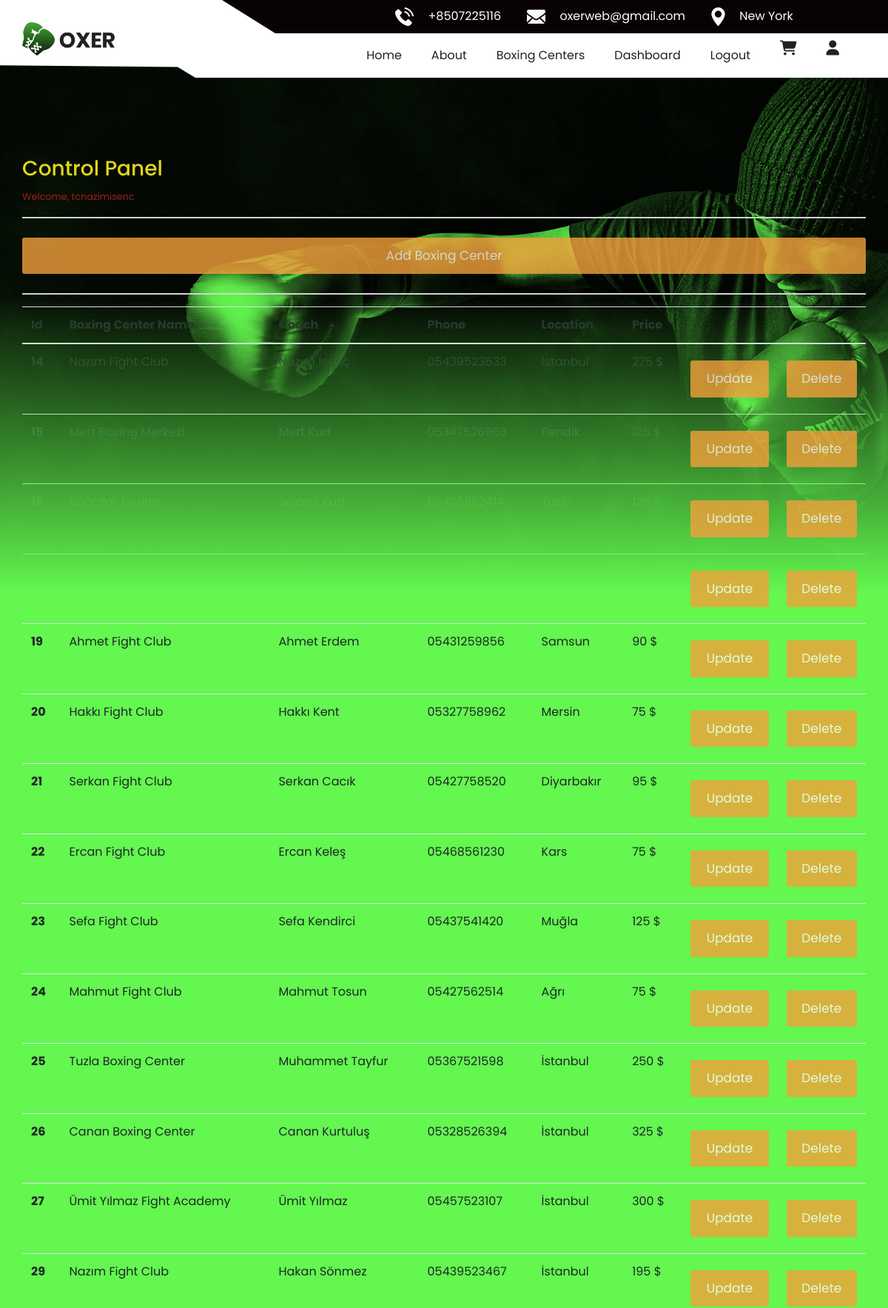
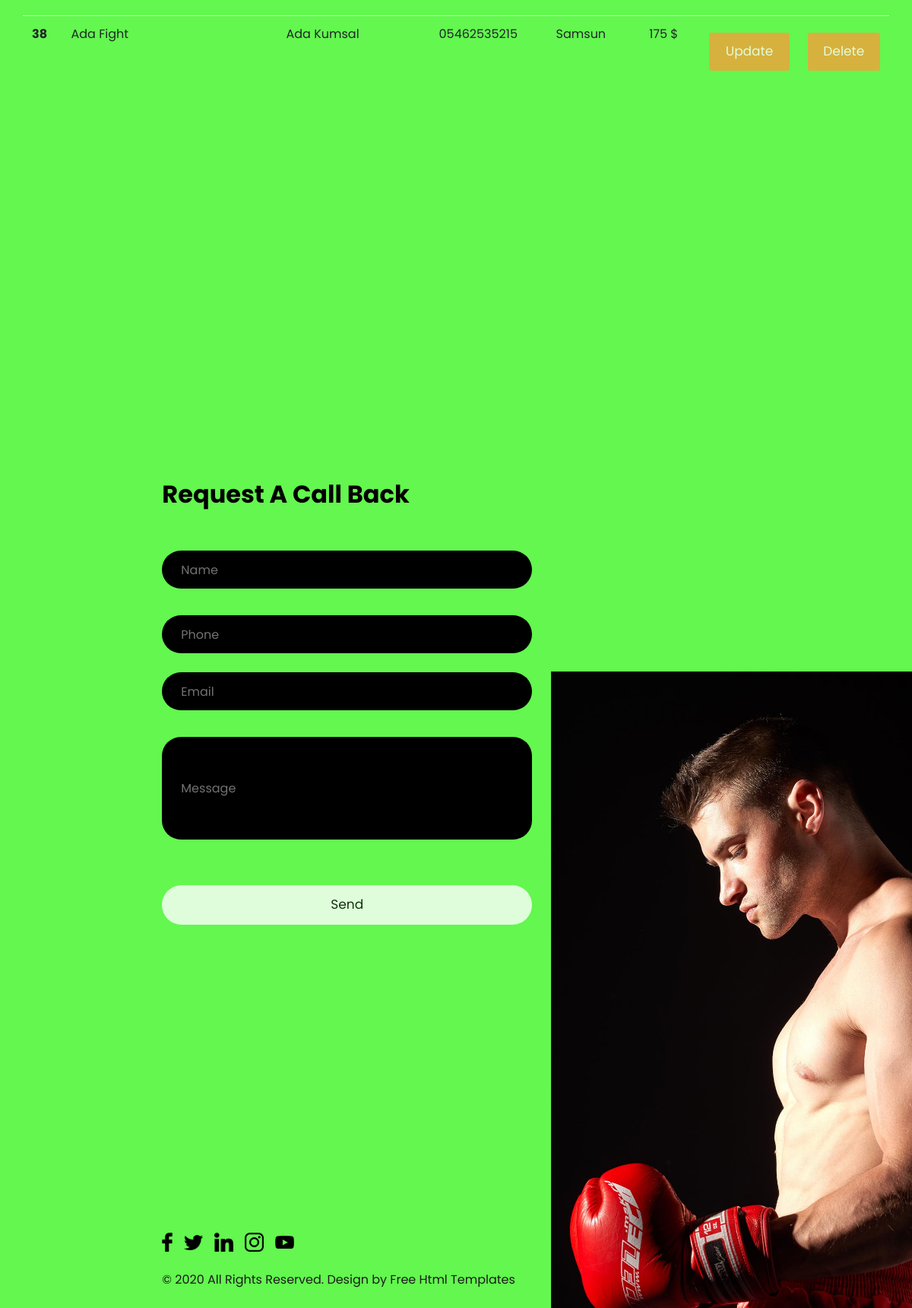
/dashboard (signed in), run on the app's committed database (2 pictures, top to bottom).
### website/models.py (models this page shows)
class Classes(db.Model):
    id = db.Column(db.Integer, primary_key=True)
    centername = db.Column(db.Text)
    coachname = db.Column(db.Text)
    phone = db.Column(db.Text)
    location = db.Column(db.Text)
    price = db.Column(db.Integer)
    aboutcoach = db.Column(db.Text)
    admin = db.Column(db.Text)

### website/views.py (the view)
@views.route("/dashboard")
@login_required
def dashboard():
    result = db.session.query(Classes).filter_by(admin=session["username"]).all()
    if result:
        classes = db.session.query(Classes).filter_by(admin=session["username"]).all()
        return render_template("dashboard.html",classes = classes)
    else:
        return render_template("dashboard.html")

### website/templates/dashboard.html
{% extends "layout.html" %}
{% block body %}
<div class="container">
    <br>
    <br>
    <br>
    <h3>Control Panel</h3>
    <small>Welcome, {{session["username"]}}</small>
    <hr>
    <a href="/addboxingcenter" class="btn btn-danger">Add Boxing Center</a>
    <hr>
    {% if classes %}
<table class="table table-hover">
    <thead>
      <tr>
        <th scope="col">Id</th>
        <th scope="col">Boxing Center Name</th>
        <th scope="col">Coach</th>
        <th scope="col">Phone</th>
        <th scope="col">Location</th>
        <th scope="col">Price</th>
        <th scope="col"></th>
        <th scope="col"></th>
      </tr>
    </thead>
    <tbody>
      {% for class in classes %}
      <tr>
        <th scope="row">{{class.id}}</th>
        <td>{{class.centername}}</td>
        <td>{{class.coachname}}</td>
        <td>{{class.phone}}</td>
        <td>{{class.location}}</td>
        <td>{{class.price}} $</td>
        <td><a href="/edit/{{class.id}}" class = "btn btn-danger">Update</a></td>
        <td><a href="/delete/{{class.id}}" class = "btn btn-danger">Delete</a></td>
      </tr>
      {% endfor %}
    </tbody>
  </table>
{% else %}
<div class="alert alert-danger">You have not Boxing Center yet!</div>
{% endif %}
</div>
{% endblock %}

### website/templates/layout.html (shortened to what this page needs)
<!DOCTYPE html>
<html>
<head>
  <link rel="stylesheet" type="text/css" href="https://cdnjs.cloudflare.com/ajax/libs/OwlCarousel2/2.3.4/assets/owl.carousel.min.css" />
  <link rel="stylesheet" type="text/css" href="/static/css/bootstrap.css" />
  <link rel="stylesheet" href="https://maxcdn.bootstrapcdn.com/bootstrap/4.0.0-alpha.6/css/bootstrap.min.css">
  <link href="/static/css/style.css" rel="stylesheet" />
  <link href="/static/css/responsive.css" rel="stylesheet" />
  <link rel="stylesheet" href="https://cdnjs.cloudflare.com/ajax/libs/font-awesome/6.2.1/css/all.min.css"
 />
</head>
<body>
  <div class="hero_area">
    <header class="header_section">
      <div class="container">
        <div class="header_nav">
          <a class="navbar-brand brand_desktop" href="">
            <img src="/static/images/logo.png" alt="" />
          </a>
          <div class="main_nav">
            <div class="top_nav">
              <ul class=" ">
                <li class="">
                  <a class="" href="">
                    <img src="/static/images/telephone.png" alt="" />
                    <span>+8507225116</span>
                  </a>
                </li>
                <li class="">
                  <a class="" href="">
                    <img src="/static/images/mail.png" alt="" />
                    <span>oxerweb@gmail.com</span>
                  </a>
                </li>
                <li class="">
                  <a class="" href="">
                    <img src="/static/images/location.png" alt="" />
                    <span>New York</span>
                  </a>
                </li>
              </ul>
            </div>
            <div class="bottom_nav">
              <nav class="navbar navbar-expand-lg custom_nav-container">
                <div class="collapse navbar-collapse" id="navbarSupportedContent">
                  <div class="d-flex ml-auto flex-column flex-lg-row align-items-center">
                    <ul class="navbar-nav  ">
                      <li class="nav-item active">
                        <a class="nav-link" href="/">Home<span class="sr-only">(current)</span></a>
                      </li>
                      <li class="nav-item">
                        <a class="nav-link" href="/about">About </a>
                      </li>
                      <li class="nav-item">
                        <a class="nav-link" href="/class">Boxing Centers </a>
                      </li>
                      {% if session["logged_in"] %}
                      <li class="nav-item">
                        <a class="nav-link" href="/dashboard">Dashboard</a>
                      </li>
                      <li class="nav-item">
                        <a class="nav-link" href="/logout">Logout</a>
                      </li>
                      <li class="nav-item">
                        <a href="/cart" class="nav-link fa-solid fa-cart-shopping fa-lg"></a>
                      </li>
                      <li class="nav-item">
                        <a href="/profile" class="nav-link fa-solid fa-user fa-lg"></a>
                      </li>
                      {% endif %}
                    </ul>
                  </div>
                </div>
              </nav>
            </div>
          </div>
        </div>
      </div>
    </header>
    <br>
    {% block body %}
    {% endblock %}
  <div class="info_section">
    <div class="container-fluid">
      <div class="row">
        <div class="col-md-10 ml-auto">
          <div class="row info_main-row">
            <div class="col-md-6 pr-0">
              <section class="contact_section">
                <h2>
                  Request A Call Back
                </h2>
                <form method="post" id="callback" action="/">
                  <div>
                    <input type="text" required name="name" placeholder="Name" />
                  </div>
                  <div>
                    <input type="text" required name="phone" placeholder="Phone" />
                  </div>
                  <div>
                    <input type="email" required name="email" placeholder="Email" />
                  </div>
                  <div>
                    <input type="text" required name="message" class="message-box" placeholder="Message" />
                  </div>
                  <div class="d-flex ">
                    <button type="submit" class="btn btn-primary">Send</button>
                  </div>
                </form>
                <div class="map_container">
                  <div class="map">
                    <div id="googleMap" style="width:100%;height:300px;"></div>
                  </div>
                </div>
              </section>
              <section class=" footer_section ">
                <div class="social_box">
                  <a href="https://tr-tr.facebook.com/">
                    <img src="/static/images/facebook.png" alt="">
                  </a>
                  <a href="https://twitter.com/">
                    <img src="/static/images/twitter.png" alt="">
                  </a>
                  <a href="https://tr.linkedin.com/">
                    <img src="/static/images/linkedin.png" alt="">
                  </a>
                  <a href="https://www.instagram.com/nazim.isenc">
                    <img src="/static/images/instagram.png" alt="">
                  </a>
                  <a href="https://www.youtube.com/">
                    <img src="/static/images/youtube.png" alt="">
                  </a>
                </div>
                <p>
                  &copy; 2020 All Rights Reserved. Design by
                  <a href="https://html.design/">Free Html Templates</a>
                </p>
              </section>
            </div>
            <div class="col-md-6  px-0">
              <div class="img-box">
                <img src="/static/images/footer-img.jpg" alt="">
              </div>
            </div>
          </div>
        </div>
      </div>
    </div>
  </div>
</body>
</html>

### website/static/css/responsive.css (style rules this page uses)
@media (max-width: 1250px) { .header_section::before { width: 75%; } }
@media (max-width: 1250px) { .header_section { clip-path: polygon(50% 0%, 100% 0, 100% 100%, 22% 100%, 20% 86%, 0 84%, 0 0); } }
@media (min-width: 1200px) { .container { max-width: 1170px; } }

### data on the page
Classes: id "14", centername "Nazım Fight Club", coachname "Nazım İsenç", phone "05439523533", location "İstanbul", price "275"
Classes: id "15", centername "Mert Boxing Merkezi", coachname "Mert Kurt", phone "05347526963", location "Pendik", price "125"
Classes: id "19", centername "Ahmet Fight Club", coachname "Ahmet Erdem", phone "05431259856", location "Samsun", price "90"
Classes: id "20", centername "Hakkı Fight Club", coachname "Hakkı Kent", phone "05327758962", location "Mersin", price "75"
Classes: id "21", centername "Serkan Fight Club", coachname "Serkan Cacık", phone "05427758520", location "Diyarbakır", price "95"
Classes: id "22", centername "Ercan Fight Club", coachname "Ercan Keleş", phone "05468561230", location "Kars", price "75"
Classes: id "23", centername "Sefa Fight Club", coachname "Sefa Kendirci", phone "05437541420", location "Muğla", price "125"
Classes: id "24", centername "Mahmut Fight Club", coachname "Mahmut Tosun", phone "05427562514", location "Ağrı", price "75"
Classes: id "25", centername "Tuzla Boxing Center", coachname "Muhammet Tayfur", phone "05367521598", location "İstanbul", price "250"
Classes: id "26", centername "Canan Boxing Center", coachname "Canan Kurtuluş", phone "05328526394", location "İstanbul", price "325"
Classes: id "27", centername "Ümit Yılmaz Fight Academy", coachname "Ümit Yılmaz", phone "05457523107", location "İstanbul", price "300"
Classes: id "29", centername "Nazım Fight Club", coachname "Hakan Sönmez", phone "05439523467", location "İstanbul", price "195"
Classes: id "38", centername "Ada Fight", coachname "Ada Kumsal", phone "05462535215", location "Samsun", price "175"

### other printed values
{{ session["username"] }} "tcnazimisenc"
